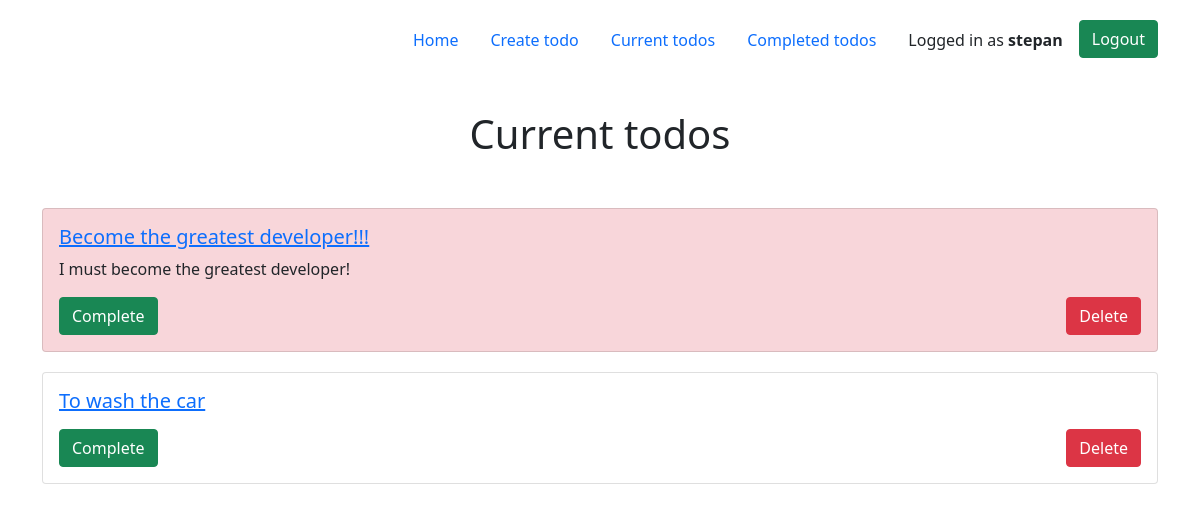
/current/ (signed in), run on the app's committed database.
### todoapp/models.py (models this page shows)
class Todo(models.Model):
    title = models.CharField(max_length=100)
    memo = models.TextField(blank=True)
    created = models.DateTimeField(auto_now_add=True)
    datecomplited = models.DateTimeField(null=True, blank=True)
    important = models.BooleanField(default=False)
    user = models.ForeignKey(User, on_delete=models.CASCADE)
    def __str__(self):
        return self.title

### todoapp/views.py (the view)
# urls.py: path('current/', views.currenttodos, name='currenttodos'),
@login_required
def currenttodos(request):
    todos = Todo.objects.filter(user=request.user, datecomplited__isnull=True)
    return render(request, 'todoapp/currenttodos.html', {'todos': todos})

### todoapp/templates/todoapp/currenttodos.html (shortened to what this page needs)
{% extends 'todoapp/base.html' %}
{% block content %}
<h1>Current todos</h1>
{% if todos %}
    {% for todo in todos %}
    <div class="card{% if todo.important %} important{% endif %}">
      <div class="card-body">
        <h5 class="card-title">
            <a href="{% url 'viewtodo' todo.id %}">
                {{ todo }}
            </a>
        </h5>
        <p class="card-text">{% if todo.memo %}{{ todo.memo }}{% endif %}</p>
        <div class="current-btn__wrapper">
            <form method="POST" action="{% url 'completetodo' todo.id %}">
                <button class="btn btn-success" type="submit">Complete</button>
            </form>
            <form method="POST" action="{% url 'deletetodo' todo.id %}">
                <button class="btn btn-danger" type="submit">Delete</button>
            </form>
        </div>
      </div>
    </div>
    {% endfor %}
{% else %}
    <p class="empty-list">The task list is still empty</p>
    <a class="btn btn-success start-btn" href="{% url 'createtodo' %}">Let`s start!</a>
{% endif %}
{% endblock %}

### todoapp/templates/todoapp/base.html (shortened to what this page needs)
{% load static %}
<!DOCTYPE html>
<html lang="en">
<head>
    <link href="https://cdn.jsdelivr.net/npm/bootstrap@5.0.2/dist/css/bootstrap.min.css" rel="stylesheet">
    <link rel="stylesheet" href="{% static 'todoapp/style.css' %}">
</head>
<body>
  <div class="container">
    <ul class="nav justify-content-end todo-nav">
      <li class="nav-item"><a class="nav-link" href="{% url 'home' %}">Home</a></li>
      <li class="nav-item"><a class="nav-link" href="{% url 'createtodo' %}">Create todo</a></li>
      <li class="nav-item"><a class="nav-link" href="{% url 'currenttodos' %}">Current todos</a></li>
      <li class="nav-item"><a class="nav-link" href="{% url 'completedtodos' %}">Completed todos</a></li>
      {% if user.is_authenticated %}
      <li class="logged">Logged in as <span class="name-user">{{ user.username }}</span></li>
      <li class="nav-item">
        <form action="{% url 'logoutuser' %}" method="POST">
          <button class="btn btn-success" type="submit">Logout</button>
        </form>
      </li>
    {% else %}
      <li class="nav-item"><a class="btn btn-success sign-up__link" href="{% url 'signupuser' %}">Sign Up</a></li>
      <li class="nav-item"><a class="btn btn-success login__link" href="{% url 'loginuser' %}">Log In</a></li>
    {% endif %}
    </ul>
    {% block content %}{% endblock %}
  </div>
</body>
</html>

### todoapp/static/todoapp/style.css (style rules this page uses)
.todo-nav { padding-top: 20px; }
.logged { padding: .5rem 1rem; }
.name-user { font-weight: 700; }
h1 { text-align: center; margin: 50px 0; }
.card { margin: 20px 0; }
.current-btn__wrapper { display: flex; justify-content: space-between; }
.important { background: rgba(220, 53, 69, .2) }

### data on the page
Todo: title "Become the greatest developer!!!", memo "I must become the greatest developer!"
Todo: title "To wash the car"

### other printed values
{{ user.username }} "stepan"
